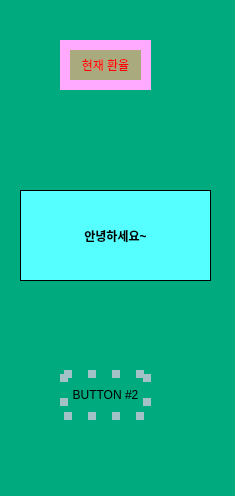
<?xml version="1.0" encoding="UTF-8"?>
<ui version="4.0">
 <class>MainWindow</class>
 <widget class="QMainWindow" name="MainWindow">
  <property name="geometry">
   <rect>
    <x>0</x>
    <y>0</y>
    <width>235</width>
    <height>496</height>
   </rect>
  </property>
  <property name="font">
   <font>
    <family>Bodoni MT</family>
   </font>
  </property>
  <property name="windowTitle">
   <string>MainWindow</string>
  </property>
  <property name="styleSheet">
   <string notr="true">background-color: rgb(0, 170, 127);</string>
  </property>
  <widget class="QWidget" name="centralwidget">
   <widget class="QPushButton" name="bttn01">
    <property name="geometry">
     <rect>
      <x>60</x>
      <y>40</y>
      <width>91</width>
      <height>50</height>
     </rect>
    </property>
    <property name="styleSheet">
     <string notr="true">color: rgb(255, 0, 4);
font: 75 9pt &quot;Berlin Sans FB Demi&quot;;
background-color: rgb(170, 170, 127);
border: 10px solid;
border-color: rgb(255, 170, 255);</string>
    </property>
    <property name="text">
     <string>현재 환율</string>
    </property>
   </widget>
   <widget class="QPushButton" name="bttn02">
    <property name="geometry">
     <rect>
      <x>60</x>
      <y>370</y>
      <width>91</width>
      <height>50</height>
     </rect>
    </property>
    <property name="styleSheet">
     <string notr="true">border: 8px dotted;
border-color: rgb(163, 194, 200);
</string>
    </property>
    <property name="text">
     <string>BUTTON #2</string>
    </property>
   </widget>
   <widget class="QLabel" name="label1">
    <property name="geometry">
     <rect>
      <x>20</x>
      <y>190</y>
      <width>191</width>
      <height>91</height>
     </rect>
    </property>
    <property name="font">
     <font>
      <family>Arial</family>
      <weight>75</weight>
      <bold>true</bold>
     </font>
    </property>
    <property name="styleSheet">
     <string notr="true">background-color: rgb(85, 255, 255);</string>
    </property>
    <property name="frameShape">
     <enum>QFrame::Box</enum>
    </property>
    <property name="text">
     <string>안녕하세요~</string>
    </property>
    <property name="textFormat">
     <enum>Qt::AutoText</enum>
    </property>
    <property name="alignment">
     <set>Qt::AlignCenter</set>
    </property>
   </widget>
  </widget>
  <widget class="QMenuBar" name="menubar">
   <property name="geometry">
    <rect>
     <x>0</x>
     <y>0</y>
     <width>235</width>
     <height>21</height>
    </rect>
   </property>
  </widget>
  <widget class="QStatusBar" name="statusbar"/>
 </widget>
 <resources/>
 <connections/>
</ui>
